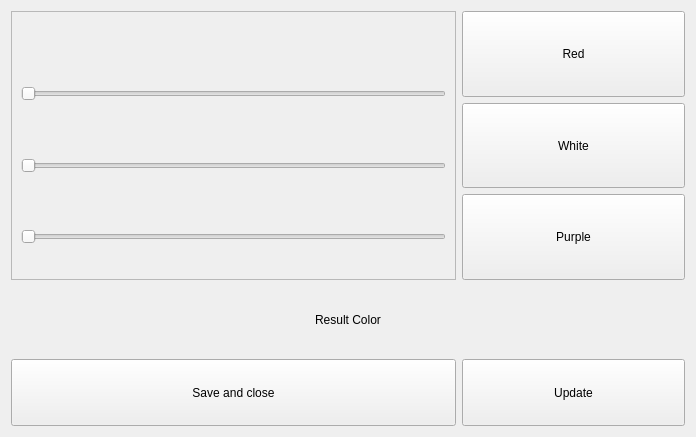
<?xml version="1.0" encoding="UTF-8"?>
<ui version="4.0">
 <class>ColorDialog</class>
 <widget class="QDialog" name="ColorDialog">
  <property name="geometry">
   <rect>
    <x>0</x>
    <y>0</y>
    <width>696</width>
    <height>437</height>
   </rect>
  </property>
  <property name="windowTitle">
   <string>Dialog</string>
  </property>
  <layout class="QGridLayout" name="gridLayout_2" rowstretch="8,2,2" columnstretch="0,0,0" rowminimumheight="0,0,0">
   <item row="0" column="0" colspan="2">
    <widget class="QScrollArea" name="scrollArea">
     <property name="verticalScrollBarPolicy">
      <enum>Qt::ScrollBarAlwaysOff</enum>
     </property>
     <property name="horizontalScrollBarPolicy">
      <enum>Qt::ScrollBarAlwaysOff</enum>
     </property>
     <property name="widgetResizable">
      <bool>true</bool>
     </property>
     <widget class="QWidget" name="scrollAreaWidgetContents">
      <property name="geometry">
       <rect>
        <x>0</x>
        <y>0</y>
        <width>437</width>
        <height>257</height>
       </rect>
      </property>
      <layout class="QGridLayout" name="gridLayout">
       <item row="1" column="0">
        <widget class="QSlider" name="horizontalSliderRed">
         <property name="sizePolicy">
          <sizepolicy hsizetype="Preferred" vsizetype="Preferred">
           <horstretch>0</horstretch>
           <verstretch>0</verstretch>
          </sizepolicy>
         </property>
         <property name="maximum">
          <number>255</number>
         </property>
         <property name="orientation">
          <enum>Qt::Horizontal</enum>
         </property>
        </widget>
       </item>
       <item row="3" column="0">
        <widget class="QSlider" name="horizontalSliderBlue">
         <property name="sizePolicy">
          <sizepolicy hsizetype="Preferred" vsizetype="Preferred">
           <horstretch>0</horstretch>
           <verstretch>0</verstretch>
          </sizepolicy>
         </property>
         <property name="maximum">
          <number>255</number>
         </property>
         <property name="orientation">
          <enum>Qt::Horizontal</enum>
         </property>
        </widget>
       </item>
       <item row="2" column="0">
        <widget class="QSlider" name="horizontalSliderGreen">
         <property name="sizePolicy">
          <sizepolicy hsizetype="Preferred" vsizetype="Preferred">
           <horstretch>0</horstretch>
           <verstretch>0</verstretch>
          </sizepolicy>
         </property>
         <property name="maximum">
          <number>255</number>
         </property>
         <property name="orientation">
          <enum>Qt::Horizontal</enum>
         </property>
        </widget>
       </item>
       <item row="0" column="0">
        <spacer name="verticalSpacer">
         <property name="orientation">
          <enum>Qt::Vertical</enum>
         </property>
         <property name="sizeType">
          <enum>QSizePolicy::Preferred</enum>
         </property>
         <property name="sizeHint" stdset="0">
          <size>
           <width>20</width>
           <height>40</height>
          </size>
         </property>
        </spacer>
       </item>
      </layout>
     </widget>
    </widget>
   </item>
   <item row="0" column="2">
    <layout class="QVBoxLayout" name="verticalLayout">
     <item>
      <widget class="QPushButton" name="pushButtonRed">
       <property name="sizePolicy">
        <sizepolicy hsizetype="Preferred" vsizetype="Preferred">
         <horstretch>0</horstretch>
         <verstretch>0</verstretch>
        </sizepolicy>
       </property>
       <property name="focusPolicy">
        <enum>Qt::NoFocus</enum>
       </property>
       <property name="text">
        <string>Red</string>
       </property>
      </widget>
     </item>
     <item>
      <widget class="QPushButton" name="pushButtonWhite">
       <property name="sizePolicy">
        <sizepolicy hsizetype="Preferred" vsizetype="Preferred">
         <horstretch>0</horstretch>
         <verstretch>0</verstretch>
        </sizepolicy>
       </property>
       <property name="focusPolicy">
        <enum>Qt::NoFocus</enum>
       </property>
       <property name="text">
        <string>White</string>
       </property>
      </widget>
     </item>
     <item>
      <widget class="QPushButton" name="pushButtonPurple">
       <property name="sizePolicy">
        <sizepolicy hsizetype="Preferred" vsizetype="Preferred">
         <horstretch>0</horstretch>
         <verstretch>0</verstretch>
        </sizepolicy>
       </property>
       <property name="focusPolicy">
        <enum>Qt::NoFocus</enum>
       </property>
       <property name="text">
        <string>Purple</string>
       </property>
      </widget>
     </item>
    </layout>
   </item>
   <item row="1" column="0" colspan="3">
    <widget class="QLabel" name="label">
     <property name="text">
      <string>Result Color</string>
     </property>
     <property name="alignment">
      <set>Qt::AlignCenter</set>
     </property>
    </widget>
   </item>
   <item row="2" column="2">
    <widget class="QPushButton" name="pushButtonUpdate">
     <property name="sizePolicy">
      <sizepolicy hsizetype="Preferred" vsizetype="Preferred">
       <horstretch>0</horstretch>
       <verstretch>0</verstretch>
      </sizepolicy>
     </property>
     <property name="focusPolicy">
      <enum>Qt::NoFocus</enum>
     </property>
     <property name="text">
      <string>Update</string>
     </property>
    </widget>
   </item>
   <item row="2" column="0" colspan="2">
    <widget class="QPushButton" name="pushButtonSaveAndClose">
     <property name="sizePolicy">
      <sizepolicy hsizetype="Preferred" vsizetype="Preferred">
       <horstretch>0</horstretch>
       <verstretch>0</verstretch>
      </sizepolicy>
     </property>
     <property name="focusPolicy">
      <enum>Qt::NoFocus</enum>
     </property>
     <property name="text">
      <string>Save and close</string>
     </property>
    </widget>
   </item>
  </layout>
 </widget>
 <resources/>
 <connections/>
</ui>
